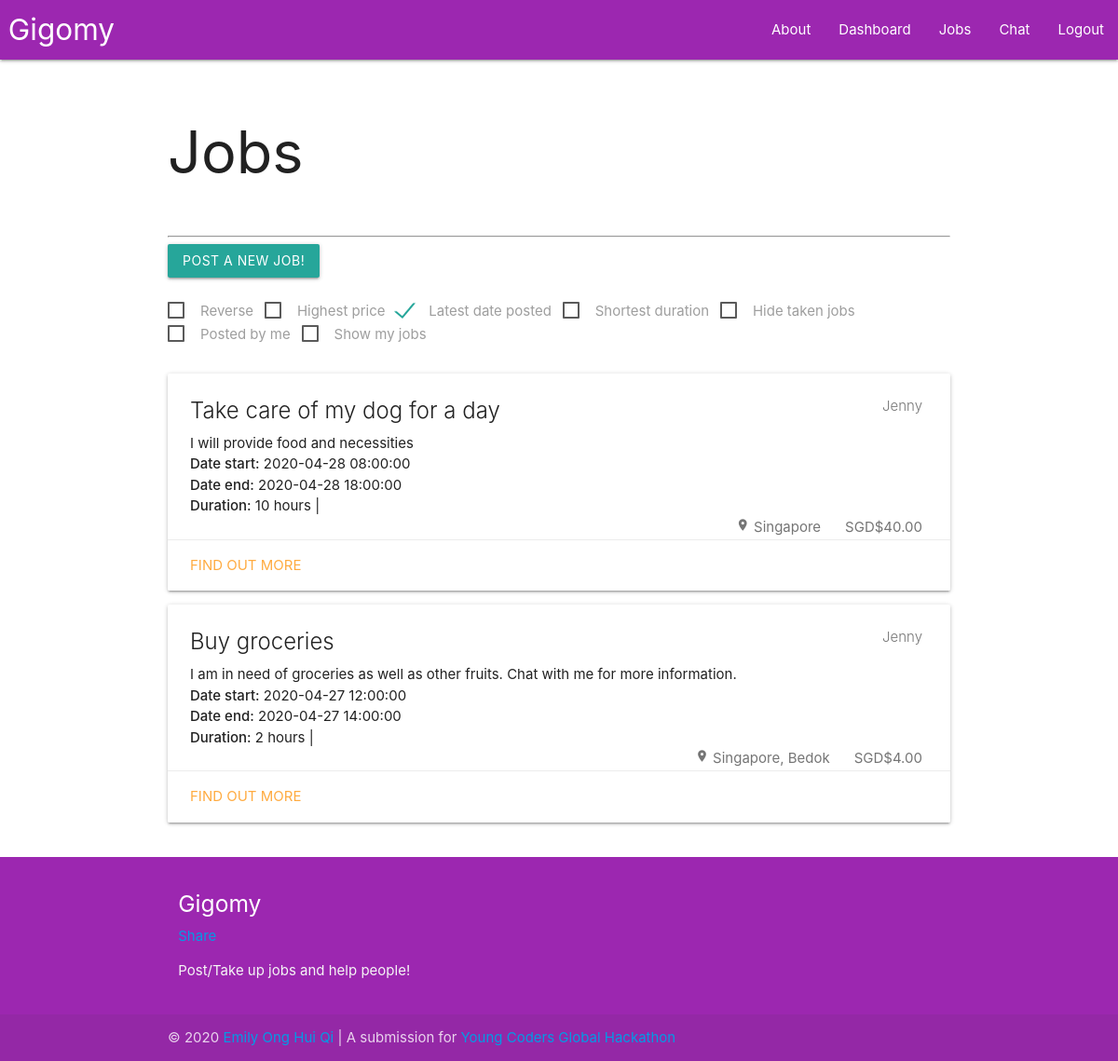
The page / (signed in) on the database its author committed.
### main.py (models this page shows)
class Job(db.Model):
    jobID = db.Column(db.Integer, unique = True, autoincrement = True, nullable = False, index = True, primary_key = True)
    jobTitle = db.Column(db.String, index = True, nullable = False)
    jobDescription = db.Column(db.String, nullable = False)
    jobLocation = db.Column(db.String, nullable = True)
    jobPrice = db.Column(db.Float, index = True, nullable = False)
    jobDatePosted = db.Column(db.DateTime, index = True, nullable = False)
    jobDateStart = db.Column(db.DateTime, index = True, nullable = True)
    jobDateEnd = db.Column(db.DateTime, index = True, nullable = True)
    jobSender = db.Column(db.String, db.ForeignKey("user.username"), nullable = False)
    jobReceiver = db.Column(db.String, db.ForeignKey("user.username"), nullable = True)

### main.py (the view)
@app.route("/")
def index():
    if current_user.is_authenticated:
        jobs_ = Job.query.all()
        currentUser = getUser(current_user)
        jobs = []
        for job in jobs_:
            job_ = processJob(job)
            if job_["jobReceiver"]:
                jobs.append(job_)
            else:
                jobs.insert(0, job_)
        jobStatus = getJobStatus(session)
        return render_template("gigomy.html", jobs=jobs, currentUser=currentUser,
                                currentUser_=json.dumps(currentUser), jobStatus_=json.dumps(jobStatus))
    return render_template("index.html")

### main.py (called while the page is built)
def getUser (user):
    currentUser = {"username": user.username,
                    "email": user.email,
                    "avatar": user.avatar}
    return currentUser

def getJobStatus (data):
    jobStatus = {}
    if data:
        if "abandonedJob" in data:
            data.pop("abandonedJob")
            jobStatus["abandonedJob"] = 1
        if "editedJob" in data:
            data.pop("editedJob")
            jobStatus["editedJob"] = 1
        if "takenUpJob" in data:
            data.pop("takenUpJob")
            jobStatus["takenUpJob"] = 1
        if "deletedJob" in data:
            data.pop("deletedJob")
            jobStatus["deletedJob"] = 1
    return jobStatus

@login.user_loader
def load_user(username):
    return User.query.get(username)

### templates/gigomy.html (shortened to what this page needs)
{% extends "base.html" %}
{% block content %}
  {% include "jobs.html" %}
{% endblock content %}

### templates/jobs.html (shortened to what this page needs)
<h1>Jobs</h1>
<br/><hr/>
<a class="waves-effect waves-light btn modal-trigger" href="#postJobs">Post a new job!</a>
  {% import "forms/setJob.html" as setJobForm %}
<br/><br/>
{% if jobs %}
  <label>
    <span>Reverse</span>
  </label>
  <label>
    <span>Highest price</span>
  </label>
  <label>
    <span>Latest date posted</span>
  </label>
  <label>
    <span>Shortest duration</span>
  </label>
  <label>
    <span>Hide taken jobs</span>
  </label>
  <label>
    <span>Posted by me</span>
  </label>
  <label>
    <span>Show my jobs</span>
  </label>
{% endif %}
<br/><br/>
<div id="allJobs">
  {% if jobs %}
    {% for job in jobs %}
      {% set jobID = job["jobID"] %}
      <div id={{jobID}} class="card darken-1"
      data-item-duration='{{job["jobDuration"]}}'
      data-item-price='{{job["jobPrice"]}}'
      data-item-datePosted='{{job["jobDatePosted"]}}'
      data-item-receiver='{{job["jobReceiver"]}}'
      data-item-hidden="false"
      data-item-sender='{{job["jobSender"]}}'>
        <div class="card-content">
          <span class="card-title">
            <span class="badge">{{job["jobSender"]}}</span>
            {{job["jobTitle"]}}
          </span>
          <p>{{job["jobDescription"]}}</p>
          <p><strong>Date start:</strong> {{job["jobDateStart"]}}</p>
          <p><strong>Date end:</strong> {{job["jobDateEnd"]}}</p>
          <p><strong>Duration:</strong> {{job["jobDuration"]}}</p>
          <span class="badge">SGD{{job["jobPrice"]}}</span>
          <span class="badge">
            <i class="material-icons tiny">location_on</i>
            {{job["jobLocation"]}}
          </span>
        </div>
        <div class="card-action">
          <a href="{{url_for('see', id=jobID)}}">Find out more</a>
        </div>
      </div>
    {% endfor %}
  {% else %}
    <h3>There are no jobs available!</h3>
  {% endif %}
</div>

### static/css/style.css (style rules this page uses)
body { display: flex; min-height: 100vh; flex-direction: column; }

### rows shown on the page
Job: jobSender "Jenny", jobTitle "Buy groceries", jobDescription "I am in need of groceries as well as other fruits. Chat with me for more information.", jobDateStart "2020-04-27 12:00:00", jobDateEnd "2020-04-27 14:00:00", jobDuration "2 hours |", jobPrice "$4.00", jobLocation "Singapore, Bedok"
Job: jobSender "Jenny", jobTitle "Take care of my dog for a day", jobDescription "I will provide food and necessities", jobDateStart "2020-04-28 08:00:00", jobDateEnd "2020-04-28 18:00:00", jobDuration "10 hours |", jobPrice "$40.00", jobLocation "Singapore"
